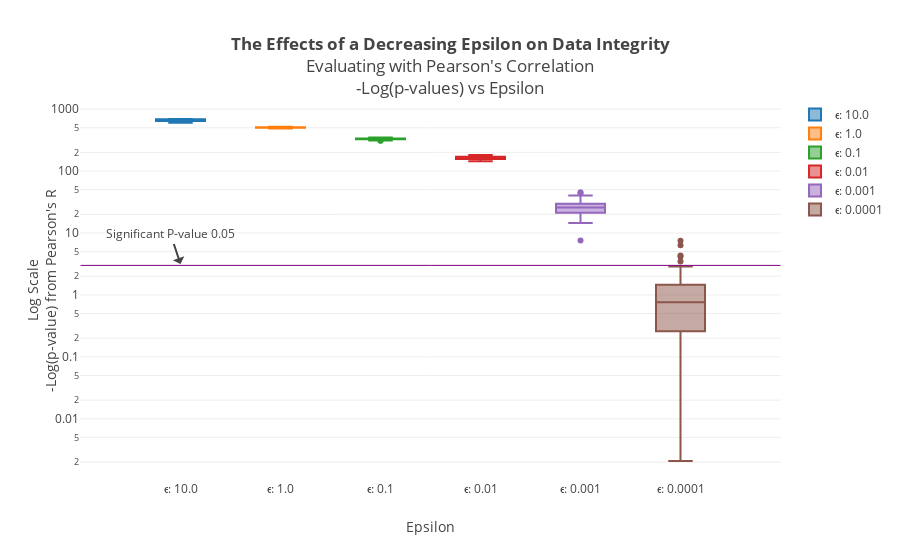

The cell this chart's notebook holds for it:
### Markdown cell above
We can put statistics to these visual differences. By comparing the distributions of the perturbed data to the original dataset using Pearson's Correlation, we can put a number on how different the perturbed data is.

### Code cell
cor_simulation()
